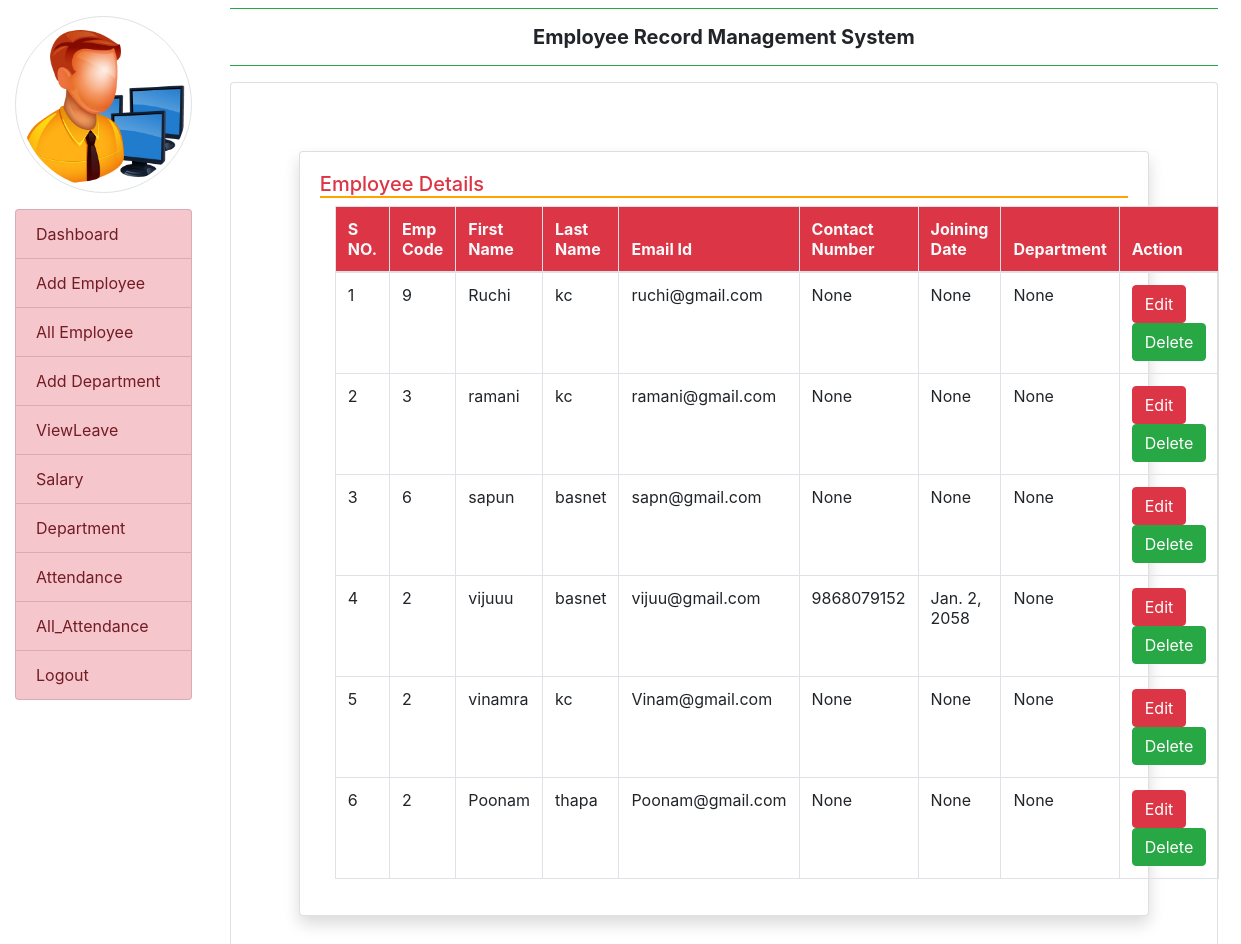
The app's page /all_employee (signed in), older data.
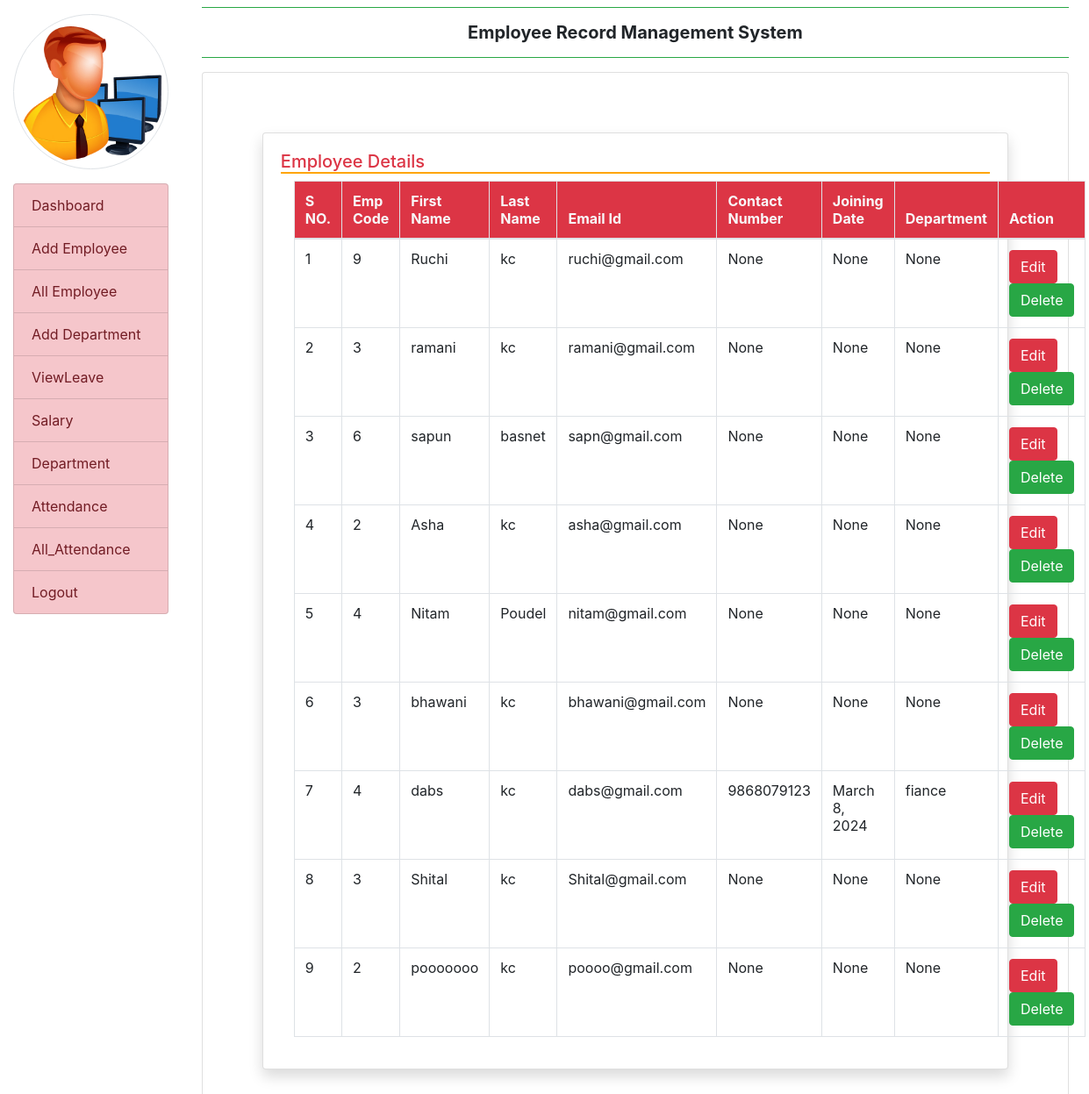
The same page, newer data.
### employe/models.py (models this page shows, shortened)
class EmployeeDetails(models.Model):
    user = models.ForeignKey(User, on_delete=models.CASCADE)
    empcode = models.CharField(max_length=20, null=True)
    empdept = models.CharField(max_length=50, null=True)
    contact = models.IntegerField(max_length=50, null=True)
    joiningdate = models.DateField(null=True)

### employe/views.py (the view)
# urls.py: path('all_employee',all_employee,name='all_employee'),
def all_employee(request):
    if not request.user.is_authenticated:
        return redirect('admin_login')
    employee = EmployeeDetails.objects.all()
    return render(request, 'all_employee.html', locals())

### employe/templates/all_employee.html (shortened to what this page needs)
{% extends 'admin_base.html' %}
{% load static %}
{% block main %}
<div class="card shadow m-5">
    <div class="card-body">
        <h5 class="p-5, text-danger" style="border-bottom : 2px solid orange">Employee Details</h5>
        <div class="container-fluid">
            <table class="table table-bordered" id="example">
                <thead class="text-light bg-danger">
                    <tr>
                        <th>S NO.</th>
                        <th>Emp Code</th>
                        <th>First Name</th>
                        <th>Last Name</th>
                        <th>Email Id</th>
                        <th>Contact Number</th>
                        <th>Joining Date</th>
                        <th>Department</th>
                        <th>Action</th>
                    </tr>
                </thead>
                <tbody>
                {% for i in employee %}
                <tr>
                    <td>{{forloop.counter}}</td>
                    <td>{{i.empcode}}</td>
                    <td>{{i.user.first_name}}</td>
                    <td>{{i.user.last_name}}</td>
                    <td>{{i.user.username}}</td>
                    <td>{{i.contact}}</td>
                    <td>{{i.joiningdate}}</td>
                    <td>{{i.empdept}}</td>
                    <td>
                        <a href="{% url 'edit_employee' i.id %}" class="btn btn-danger md-sm">Edit</a>
                        <form action="{% url 'delete' i.id %}" method="post" class="d-inline" onsubmit="return confirm('Are you sure you want to delete this item?')";>
                            <input type="submit" class="btn btn-success md-sm"  value="Delete">
                        </form>
                    </td>
                </tr>
                {% endfor %}
                </tbody>
            </table>
        </div>
    </div>
</div>
{% endblock %}

Row changes from the older to the newer data that the page shows:
removed EmployeeDetails: empcode "2", user.first_name "vijuuu", user.last_name "basnet", user.username "vijuu@gmail.com", contact "9868079152", joiningdate "Jan. 2, 2058", empdept "None"
removed EmployeeDetails: empcode "2", user.first_name "vinamra", user.last_name "kc", user.username "Vinam@gmail.com", contact "None", joiningdate "None", empdept "None"
removed EmployeeDetails: empcode "2", user.first_name "Poonam", user.last_name "thapa", user.username "Poonam@gmail.com", contact "None", joiningdate "None", empdept "None"
added EmployeeDetails: empcode "2", user.first_name "Asha", user.last_name "kc", user.username "asha@gmail.com", contact "None", joiningdate "None", empdept "None"
added EmployeeDetails: empcode "4", user.first_name "Nitam", user.last_name "Poudel", user.username "nitam@gmail.com", contact "None", joiningdate "None", empdept "None"
added EmployeeDetails: empcode "3", user.first_name "bhawani", user.last_name "kc", user.username "bhawani@gmail.com", contact "None", joiningdate "None", empdept "None"
added EmployeeDetails: empcode "4", user.first_name "dabs", user.last_name "kc", user.username "dabs@gmail.com", contact "9868079123", joiningdate "March 8, 2024", empdept "fiance"
added EmployeeDetails: empcode "3", user.first_name "Shital", user.last_name "kc", user.username "Shital@gmail.com", contact "None", joiningdate "None", empdept "None"
added EmployeeDetails: empcode "2", user.first_name "pooooooo", user.last_name "kc", user.username "poooo@gmail.com", contact "None", joiningdate "None", empdept "None"
